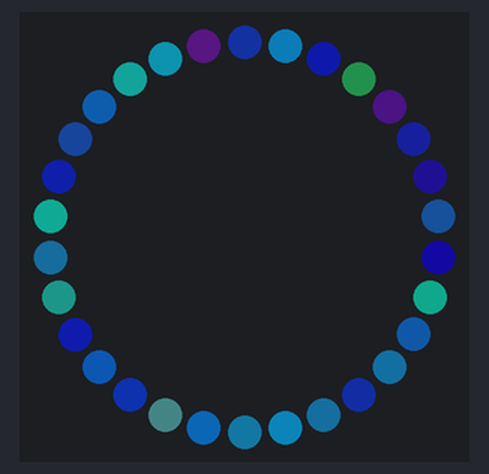
A program run on a simulated Circuit Playground running CircuitPython. Shown: 30 RGB LEDs in a ring, first at the top, clockwise. Dim RGB values are drawn brighter than linear; random numbers come from a fixed seed.

Above: at 0.45 s.
At 5.13 s:
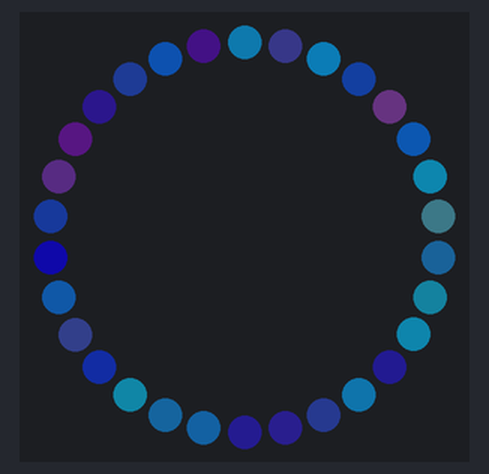
At 9.8 s:
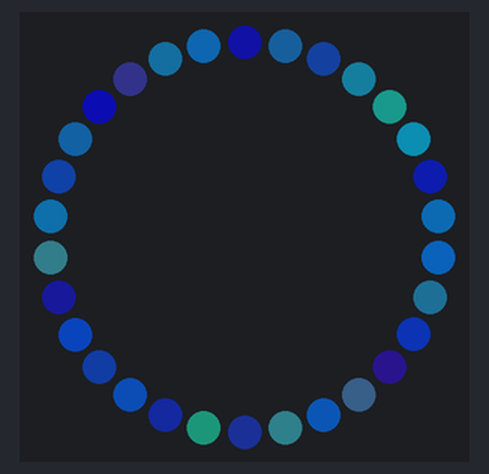
At 20.39 s:
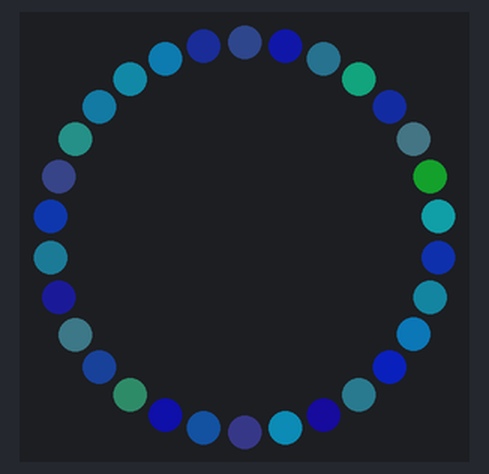
At 29.42 s:
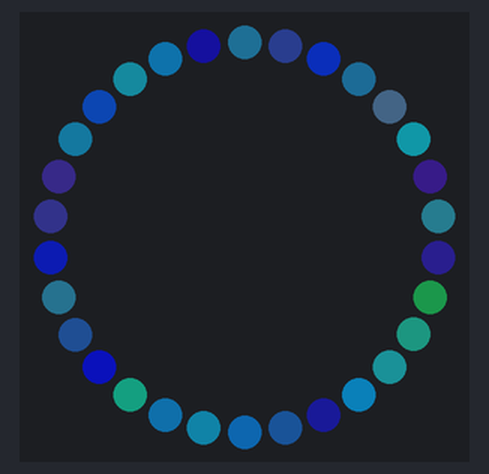
At 39.7 s:
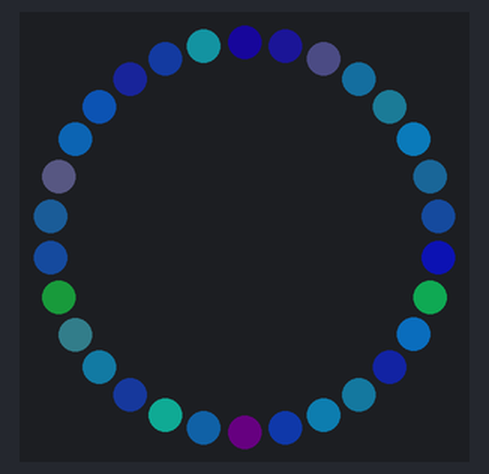

The program:

br5b.py
```python
# Use the 10 NeoPixels on Circuit Playground Express via the
#   Adafruit neopixel library

###
### settable Pulse, Cycle, and Pixels_used
###

import time
import neopixel
import board
import adafruit_dotstar

try:
    import urandom as random
except ImportError:
    import random

pulse = 1
cycle = 1
cycle_speed = 0 # 0, 1, 2

num_pixels = 30
pixels_used = 30 # 20
# Set up the 10 Circuit Playground Express NeoPixels half bright
#CPX_pixels = neopixel.NeoPixel(board.NEOPIXEL, 10, brightness=0.1)
pixels = neopixel.NeoPixel(board.A1, 30, brightness=0.4, auto_write=False)

#pixpin = board.D1
#numpix = 7
#pixels = neopixel.NeoPixel(pixpin, num_pixels, brightness=.1, auto_write=False)

# turn off gemma onboard LED
#led = adafruit_dotstar.DotStar(board.APA102_SCK, board.APA102_MOSI, 1)
#led[0] = (0, 0, 0)

ctr = 0
ctr2 = 0

maxblue = 220
maxgreen = 150
minblue = 10
#maxblue = 50
mingreen = 10
#maxgreen = 2
step = 2

bubble = float(num_pixels)
bubble_speed = 0.5 # 1.
bubble2 = 7.0
bubble2_speed = 0.5

p = []
ps = []

# initialize
for i in range(0, num_pixels):
    #s = random.randint(1,3)
    s = step
    #speed.append(9)
    d = 1
    maxi = random.randint(50,255)
    m = random.randint(50,maxblue)
    ###m = 250 - int(float(i / num_pixels) * pixels_used) * 12
    #maxi = 245
    b = random.randint(15, m)
    ###b = m
    #blue.append(15)
    g = random.randint(0,maxgreen)
    ###g = 0
    p = [s, d, m, b, g]
    if i <= pixels_used:
        ps.append(p)
	#ps.append([9,1,255-i*12-13,255-i*12-13,(255-i*12-13)/10])
    else:
        ps.append([0,0,1,0,0])

# main loop
while True:

    for p in range(0, num_pixels):
        #brt = blue[p]
        brt = ps[p][3]
        #grn = int(green[p] * blue[p] / maximum[p])
        #grn = green[p]
        grn = int(ps[p][4] * brt / ps[p][2])
        #grn = ps[p][4]
	#red = random.randint(10,maxred)
        red = 10
        pixels[p] = (red, grn, brt)

        if pulse == 1:
        	ps[p][3] = ps[p][3] + ps[p][0] * ps[p][1]

        if ps[p][3] >= ps[p][2] or ps[p][3] < 15:
            ps[p][1] = -1 * ps[p][1]

        if ps[p][3] < 15:
            maxi = random.randint(minblue,maxblue)
            nextgreen = random.randint(mingreen,maxgreen)
            nextstep = step

            if random.randint(1, 50) == 55:
                maxi = 255 - int(maxi/3)
                #ps[p][4] = random.randint(0,maxgreen) # green reset
                nextgreen = 255 - int(nextgreen/3)
                nextstep = step * 2

            ps[p][0] = nextstep
            ps[p][2] = maxi
            ps[p][4] = nextgreen


    #pixels[int(bubble) % num_pixels] = (30, 255, 30)
    bubble = bubble - bubble_speed
    bubble2_idx = int(bubble2) % num_pixels
    bubble2 = bubble2 + bubble2_speed
    pixels.show()

    # delay to cycle
    if cycle == 1:
	    ctr = ctr + 1
	    if ctr > 50:

		    ctr2 = ctr2 + 1
		    if ctr2 > cycle_speed:

			    ctr2 = 0
			    pst = list(ps)
			    t1 = pst[0]
			    for i in range(0, len(ps)-1):
			        ps[i] = ps[i + 1]
			    ps[len(ps)-1] = t1
```
